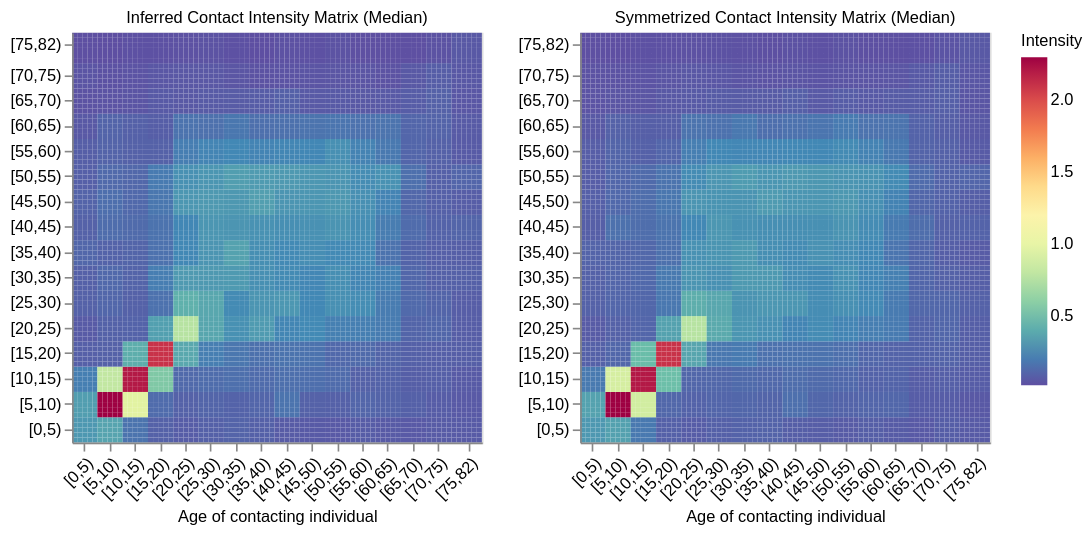

The cell this chart's notebook holds for it:
### Markdown cell above
In the Prem model, the reciprocity contraint is applied to the posterior samples of the contact intensity matrices.

### Code cell
summary_sym = summariser.summarise_cint(return_symmetrized=True)
cint_median_sym = summary_sym['median']

plt_sym = plot_mosaic_pixilated(
  cint_median_sym, age_bins, title='Symmetrized Contact Intensity Matrix (Median)', zlabel='Intensity',
  ylabel=None
)

alt.hconcat(plt_median, plt_sym)

### Figure 1 — Vega-Lite specification as saved in the notebook (floating-point values rounded to 4 significant figures; data arrays with more than 128 entries replaced by an {"elided": "..."} marker saying what was removed)
{"config": {"view": {"continuousWidth": 300, "continuousHeight": 300}}, "hconcat": [{"data": {"name": "data-72232037a6d1604342722ff9a25f4b56"}, "mark": {"type": "rect"}, "encoding": {"color": {"field": "z", "legend": {"labelFontSize": 10, "labelFontWeight": "normal", "orient": "right", "titleFontSize": 10, "titleFontWeight": "normal"}, "scale": {"reverse": true, "scheme": "spectral"}, "title": "Intensity", "type": "quantitative"}, "x": {"axis": {"grid": false, "labelAngle": -45, "labelExpr": "{'2':'[0,5)', '7':'[5,10)', '12':'[10,15)', '17':'[15,20)', '22':'[20,25)', '27':'[25,30)', '32':'[30,35)', '37':'[35,40)', '42':'[40,45)', '47':'[45,50)', '52':'[50,55)', '57':'[55,60)', '62':'[60,65)', '67':'[65,70)', '72':'[70,75)', '78':'[75,82)'}[datum.value]", "labelFontSize": 10, "labelFontWeight": "normal", "titleFontSize": 10, "titleFontWeight": "normal", "values": [2.0, 7.0, 12.0, 17.0, 22.0, 27.0, 32.0, 37.0, 42.0, 47.0, 52.0, 57.0, 62.0, 67.0, 72.0, 78.0]}, "field": "x", "title": "Age of contacting individual", "type": "ordinal"}, "y": {"axis": {"grid": false, "labelExpr": "{'2':'[0,5)', '7':'[5,10)', '12':'[10,15)', '17':'[15,20)', '22':'[20,25)', '27':'[25,30)', '32':'[30,35)', '37':'[35,40)', '42':'[40,45)', '47':'[45,50)', '52':'[50,55)', '57':'[55,60)', '62':'[60,65)', '67':'[65,70)', '72':'[70,75)', '78':'[75,82)'}[datum.value]", "labelFontSize": 10, "labelFontWeight": "normal", "titleFontSize": 10, "titleFontWeight": "normal", "values": [2.0, 7.0, 12.0, 17.0, 22.0, 27.0, 32.0, 37.0, 42.0, 47.0, 52.0, 57.0, 62.0, 67.0, 72.0, 78.0]}, "field": "y", "scale": {"reverse": true}, "title": null, "type": "ordinal"}}, "height": 250, "title": {"text": "Inferred Contact Intensity Matrix (Median)", "anchor": "middle", "fontSize": 10, "fontWeight": "normal"}, "width": 250}, {"data": {"name": "data-0459b2a29c20579e40712dd28295145d"}, "mark": {"type": "rect"}, "encoding": {"color": {"field": "z", "legend": {"labelFontSize": 10, "labelFontWeight": "normal", "orient": "right", "titleFontSize": 10, "titleFontWeight": "normal"}, "scale": {"reverse": true, "scheme": "spectral"}, "title": "Intensity", "type": "quantitative"}, "x": {"axis": {"grid": false, "labelAngle": -45, "labelExpr": "{'2':'[0,5)', '7':'[5,10)', '12':'[10,15)', '17':'[15,20)', '22':'[20,25)', '27':'[25,30)', '32':'[30,35)', '37':'[35,40)', '42':'[40,45)', '47':'[45,50)', '52':'[50,55)', '57':'[55,60)', '62':'[60,65)', '67':'[65,70)', '72':'[70,75)', '78':'[75,82)'}[datum.value]", "labelFontSize": 10, "labelFontWeight": "normal", "titleFontSize": 10, "titleFontWeight": "normal", "values": [2.0, 7.0, 12.0, 17.0, 22.0, 27.0, 32.0, 37.0, 42.0, 47.0, 52.0, 57.0, 62.0, 67.0, 72.0, 78.0]}, "field": "x", "title": "Age of contacting individual", "type": "ordinal"}, "y": {"axis": {"grid": false, "labelExpr": "{'2':'[0,5)', '7':'[5,10)', '12':'[10,15)', '17':'[15,20)', '22':'[20,25)', '27':'[25,30)', '32':'[30,35)', '37':'[35,40)', '42':'[40,45)', '47':'[45,50)', '52':'[50,55)', '57':'[55,60)', '62':'[60,65)', '67':'[65,70)', '72':'[70,75)', '78':'[75,82)'}[datum.value]", "labelFontSize": 10, "labelFontWeight": "normal", "titleFontSize": 10, "titleFontWeight": "normal", "values": [2.0, 7.0, 12.0, 17.0, 22.0, 27.0, 32.0, 37.0, 42.0, 47.0, 52.0, 57.0, 62.0, 67.0, 72.0, 78.0]}, "field": "y", "scale": {"reverse": true}, "title": null, "type": "ordinal"}}, "height": 250, "title": {"text": "Symmetrized Contact Intensity Matrix (Median)", "anchor": "middle", "fontSize": 10, "fontWeight": "normal"}, "width": 250}], "$schema": "https://vega.github.io/schema/vega-lite/v5.20.1.json", "datasets": {"data-72232037a6d1604342722ff9a25f4b56": {"elided": "6561 records"}, "data-0459b2a29c20579e40712dd28295145d": {"elided": "6561 records"}}}
